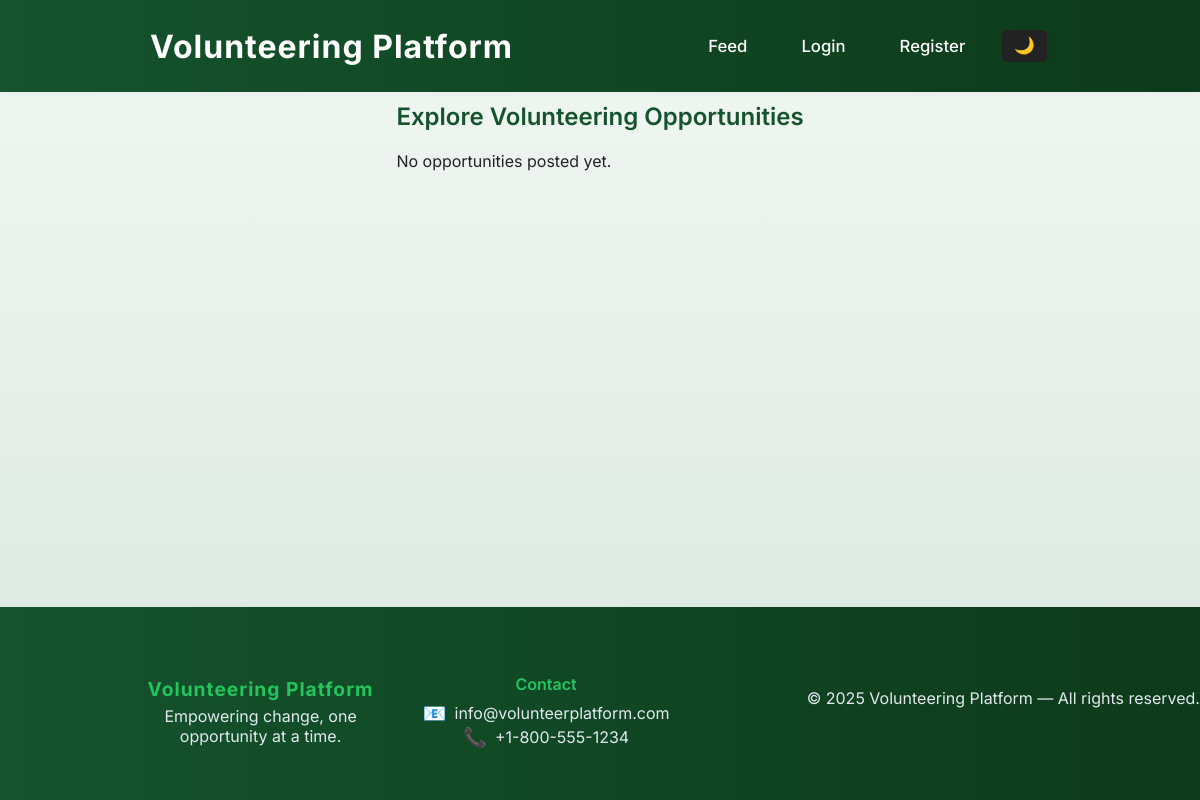
Before: /feeds/ with the older database file.
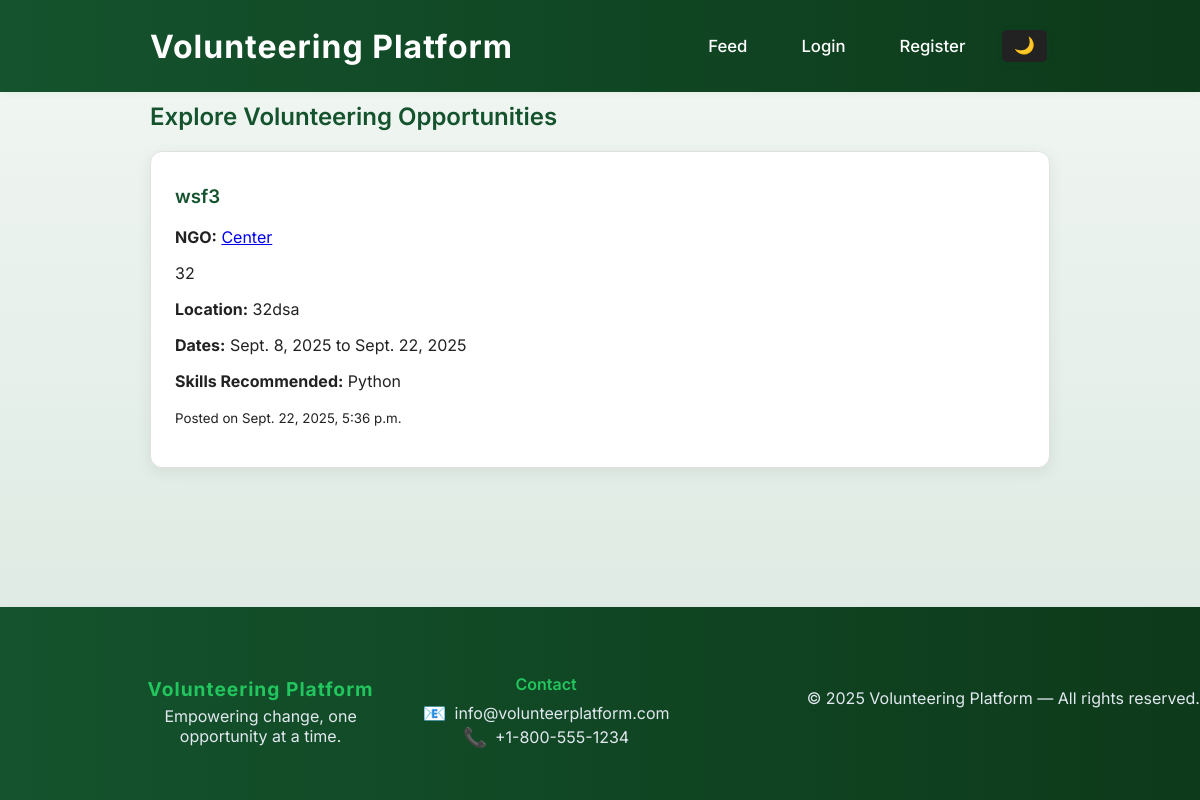
After: the same page with the newer database file.
### feeds/models.py (models this page shows, shortened)
class Opportunity(models.Model):
    ngo = models.ForeignKey(
        settings.AUTH_USER_MODEL,
        on_delete=models.CASCADE,
        limit_choices_to={"role": "ngo"},
    )
    title = models.CharField(max_length=200)
    description = models.TextField()
    location = models.CharField(max_length=255)
    start_date = models.DateField()
    end_date = models.DateField()
    skills_recommended = models.CharField(max_length=255, blank=True)
    created_at = models.DateTimeField(auto_now_add=True)

### accounts/models.py (models this page shows, shortened)
class User(AbstractUser):
    ROLE_CHOICES = (
        ("volunteer", "Volunteer"),
        ("ngo", "NGO"),
        ("admin", "Admin"),
    )
    role = models.CharField(max_length=10, choices=ROLE_CHOICES, default="volunteer")
    skills = models.CharField(max_length=255, blank=True, help_text="Comma-separated skills (e.g. Python, Fundraising, Event Planning)")
    is_approved = models.BooleanField(default=True, help_text="Admin approval required for NGOs")

### feeds/views.py (the view, shortened to what this page needs)
# urls.py: path("", views.general_feed, name="general_feed"),
def general_feed(request):
    opportunities = Opportunity.objects.filter(end_date__gte=timezone.now().date()).order_by("-created_at")
    user_applications = set()
    recommended = []
    new = list(opportunities)
    show = request.GET.get("show", "new")
    context = {
        "recommended": recommended,
        "new": new,
        "user_applications": user_applications,
        "show": show,
    }
    return render(request, "feeds/general_feed.html", context)

### accounts/views.py (called while the page is built, shortened)
def get_notification_count(request):
    if not request.user.is_authenticated:
        return {'notification_count': 0}

### feeds/templates/feeds/general_feed.html (shortened to what this page needs)
{% extends "base.html" %}
{% block content %}
<h2>Explore Volunteering Opportunities</h2>
{% if user.is_authenticated and user.role == 'volunteer' %}
  <div style="margin-bottom:1.5em;">
    <a class="btn{% if show == 'recommended' %} active{% endif %}" href="?show=recommended">Recommended</a>
    <a class="btn{% if show == 'new' %} active{% endif %}" href="?show=new">New</a>
  </div>
  {% if show == 'recommended' %}
    {% if recommended %}
      {% for opp in recommended %}
        <div class="opportunity-card">
          <h3>{{ opp.title }}</h3>
          <p><strong>NGO:</strong> <a href="{% url 'ngo_profile' opp.ngo.id %}">{{ opp.ngo.username }}</a></p>
          <p>{{ opp.description }}</p>
          <p><strong>Location:</strong> {{ opp.location }}</p>
          <p><strong>Dates:</strong> {{ opp.start_date }} to {{ opp.end_date }}</p>
          <p><strong>Skills Recommended:</strong> {{ opp.skills_recommended }}</p>
          {% if opp.id in user_applications %}
            <p><em>You’ve already applied.</em></p>
          {% else %}
            <form action="{% url 'apply_for_opportunity' opp.id %}" method="post">
              {% csrf_token %}
              <button type="submit">Apply</button>
            </form>
          {% endif %}
        </div>
      {% endfor %}
    {% else %}
      <p>No recommended opportunities based on your skills. Try updating your skills in your account settings!</p>
    {% endif %}
  {% else %}
    {% if new %}
      {% for opp in new %}
        <div class="opportunity-card">
          <h3>{{ opp.title }}</h3>
          <p><strong>NGO:</strong> <a href="{% url 'ngo_profile' opp.ngo.id %}">{{ opp.ngo.username }}</a></p>
          <p>{{ opp.description }}</p>
          <p><strong>Location:</strong> {{ opp.location }}</p>
          <p><strong>Dates:</strong> {{ opp.start_date }} to {{ opp.end_date }}</p>
          <p><strong>Skills Recommended:</strong> {{ opp.skills_recommended }}</p>
          {% if opp.id in user_applications %}
            <p><em>You’ve already applied.</em></p>
          {% else %}
            <form action="{% url 'apply_for_opportunity' opp.id %}" method="post">
              {% csrf_token %}
              <button type="submit">Apply</button>
            </form>
          {% endif %}
        </div>
      {% endfor %}
    {% else %}
      <p>No new opportunities at this time.</p>
    {% endif %}
  {% endif %}
{% else %}
  {% if new %}
    {% for opp in new %}
      <div class="opportunity-card">
        <h3>{{ opp.title }}</h3>
        <p><strong>NGO:</strong> <a href="{% url 'ngo_profile' opp.ngo.id %}">{{ opp.ngo.username }}</a></p>
        <p>{{ opp.description }}</p>
        <p><strong>Location:</strong> {{ opp.location }}</p>
        <p><strong>Dates:</strong> {{ opp.start_date }} to {{ opp.end_date }}</p>
  <p><strong>Skills Recommended:</strong> {{ opp.skills_recommended }}</p>
        <p><small>Posted on {{ opp.created_at }}</small></p>
      </div>
    {% endfor %}
  {% else %}
    <p>No opportunities posted yet.</p>
  {% endif %}
{% endif %}
{% endblock %}

### templates/base.html (shortened to what this page needs)
{% load static %}
{% load bg_images %}
<!DOCTYPE html>
<html lang="en">
<head>
    <link rel="stylesheet" href="{% static 'css/style.css' %}">
</head>
<body>
    <header>
      <div class="container header-flex">
        <span class="logo"><a href="/" style="color:white;text-decoration:none;">Volunteering Platform</a></span>
        <nav class="nav-actions">
          <a href="{% url 'general_feed' %}">Feed</a>
          {% if user.is_authenticated %}
            <a href="{% url 'logout' %}">Logout</a>
            {% if user.role == 'volunteer' %}
              <a href="{% url 'volunteer_dashboard' %}">Dashboard</a>
            {% elif user.role == 'ngo' %}
              <a href="{% url 'ngo_dashboard' %}">Dashboard</a>
            {% elif user.role == 'admin' %}
              <a href="{% url 'admin_dashboard' %}">Dashboard</a>
            {% endif %}
            <!--<span class="notification-bell">
              <a href="{% url 'notifications' %}" style="text-decoration:none;">
                <svg width="28" height="28" viewBox="0 0 24 24" fill="none" stroke="{% if notification_count and notification_count > 0 %}red{% else %}white{% endif %}" stroke-width="2" stroke-linecap="round" stroke-linejoin="round" style="vertical-align:middle;"><path d="M18 8a6 6 0 0 0-12 0c0 7-3 9-3 9h18s-3-2-3-9"></path><path d="M13.73 21a2 2 0 0 1-3.46 0"></path></svg>
              </a>
            </span>-->
            <button class="dark-toggle-btn" onclick="toggleDarkMode()">🌙</button>
          {% else %}
            <a href="{% url 'login' %}">Login</a>
            <a href="{% url 'register' %}">Register</a>
            <button class="dark-toggle-btn" onclick="toggleDarkMode()">🌙</button>
          {% endif %}
        </nav>
      </div>
    </header>
    <main class="container">
      {% block content %}{% endblock %}
    </main>
    <footer style="position:relative; background: linear-gradient(90deg, #14532d 0%, #0d3a1a 100%); color: white; overflow:hidden;">
      <div class="container" style="display:flex; flex-wrap:wrap; justify-content:center; align-items:center; gap:2em; padding:2.5em 0 1.5em 0; position:relative; z-index:1;">
        <div style="flex:1 1 220px; min-width:180px; max-width:260px; text-align:center;">
          <div style="font-weight:700; color:#22c55e; font-size:1.2em; letter-spacing:1px;">Volunteering Platform</div>
          <div style="font-size:1em; color:#e2e8f0; margin-top:0.3em;">Empowering change, one opportunity at a time.</div>
        </div>
        <div style="flex:1 1 220px; min-width:180px; max-width:260px; text-align:center;padding:1em 0;">
          <div style="font-weight:600; color:#22c55e; margin-bottom:0.4em;">Contact</div>
          <div style="font-size:1em; color:#e2e8f0; display:flex; align-items:center; justify-content:center; gap:0.5em;"><span style="font-size:1.2em;">📧</span>info@volunteerplatform.com</div>
          <div style="font-size:1em; color:#e2e8f0; display:flex; align-items:center; justify-content:center; gap:0.5em;"><span style="font-size:1.2em;">📞</span>+1-800-555-1234</div>
        </div>
      </div>
      <div style="text-align:center; color:#e2e8f0; font-size:1em; padding-bottom:0.7em; position:relative; z-index:1;">
        &copy; 2025 Volunteering Platform &mdash; All rights reserved.
      </div>
    </footer>
</body>
</html>

### static/css/style.css (style rules this page uses)
:root { --main-green: #14532d; --main-green-dark: #0d3a1a; --main-green-light: #22c55e; }
body { font-family: 'Inter', Arial, sans-serif; margin: 0; padding: 0; background-color: #f4f6fb; background: linear-gradient(180deg, #f2f7f3 0%, #d9e7df 100%); background-attachment: fixed; color: #222; transition: background 0.3s, color 0.3s; }
body, main.container { opacity: 0; animation: fadeInBody 0.5s ease-in forwards; }
header, footer { background: linear-gradient(90deg, var(--main-green) 0%, var(--main-green-dark) 100%); color: white; padding: 0.7em 0; text-align: center; box-shadow: 0 2px 8px rgba(0,0,0,0.04); transition: background 0.3s, color 0.3s; display: flex; align-items: center; justify-content: center; }
nav { margin-top: 0.5em; font-size: 1.1em; }
nav a { margin: 0 16px; color: #fff; text-decoration: none; font-weight: 600; transition: color 0.2s, background 0.2s; border-radius: 4px; padding: 6px 12px; position: relative; overflow: hidden; }
nav a::after { content: ''; display: block; position: absolute; left: 0; bottom: 0; width: 100%; height: 2px; background: var(--main-green-light); transform: scaleX(0); transition: transform 0.25s; }
main { padding: 2.5em 1em 2em 1em; max-width: 1200px; margin: 0 auto; }
.opportunity-card, .application-card { background: #fff; border-radius: 12px; padding: 1.5em; margin-bottom: 1.5em; box-shadow: 0 4px 16px rgba(0,0,0,0.07); border: 1px solid #e0e0e0; transition: box-shadow 0.2s, background 0.3s, color 0.3s; min-width: 100%; width: 100%; box-sizing: border-box; display: block; transition: box-shadow 0.3s, transform 0.25s; }
@media (min-width: 700px) { .opportunity-card, .application-card { min-width: 900px; max-width: 100%; margin-left: auto; margin-right: auto; } }
button, .btn { background: linear-gradient(90deg, var(--main-green) 0%, var(--main-green-dark) 100%); color: #fff; border: none; border-radius: 6px; padding: 0.6em 1.2em; font-size: 1em; font-weight: 600; cursor: pointer; margin: 0.2em 0.2em 0.2em 0; transition: background 0.2s, box-shadow 0.2s, transform 0.15s; box-shadow: 0 2px 8px rgba(20,83,45,0.07); text-decoration: none; }
h1, h2, h3 { font-weight: 600; color: var(--main-green); margin-top: 0.5em; transition: color 0.3s; }
.header-flex { width: 100%; max-width: 900px; margin: 0 auto; display: flex; align-items: center; justify-content: center; min-height: 70px; }
.logo { font-size: 2em; font-weight: 700; letter-spacing: 1px; margin-right: 1.5em; }
.nav-actions { display: flex; align-items: center; gap: 18px; margin-top: 0; float: none; }
.nav-actions a, .nav-actions .notification-bell { display: flex; align-items: center; text-decoration: none; color: white; font-size: 1em; font-weight: 500; height: 32px; }
.dark-toggle-btn { float: right; margin-left: 1em; background: #222; color: #fff; border: none; border-radius: 5px; padding: 0.4em 1em; cursor: pointer; font-size: 1em; }
header { position: fixed; top: 0; left: 0; width: 100%; height: 70px; box-shadow: 0 2px 8px rgba(0,0,0,0.04); transition: background 0.3s, color 0.3s; z-index: 1000; }
main.container { padding-top: 90px; }

### templates/base.html (style rules this page uses)
.container { max-width: 900px; margin: 0 auto; padding: 2em 1em; }
.header-flex { display: flex; align-items: center; justify-content: space-between; min-height: 48px; }
.logo { font-size: 2em; font-weight: 700; letter-spacing: 1px; margin-right: 0.7em; }
.nav-actions { display: flex; align-items: center; gap: 10px; margin-top: 0; float: none; }
.nav-actions a, .nav-actions .notification-bell { display: flex; align-items: center; text-decoration: none; color: white; font-size: 0.95em; font-weight: 500; height: 32px; padding: 0 6px; }
html, body { height: 100%; }
body { min-height: 100vh; display: flex; flex-direction: column; }
main.container { flex: 1 0 auto; }
footer { flex-shrink: 0; }
.dark-toggle-btn { background: #222; color: #fff; border: none; border-radius: 5px; padding: 0.3em 0.7em; cursor: pointer; font-size: 0.95em; margin-left: 0.3em; height: 32px; display: flex; align-items: center; }

Changed rows visible on the page:
added Opportunity: title "wsf3", ngo.username "Center", description "32", location "32dsa", start_date "Sept. 8, 2025", end_date "Sept. 22, 2025", skills_recommended "Python", created_at "Sept. 22, 2025, 5:36 p.m."
Other visible differences:
text no longer shown: "No opportunities posted yet."
